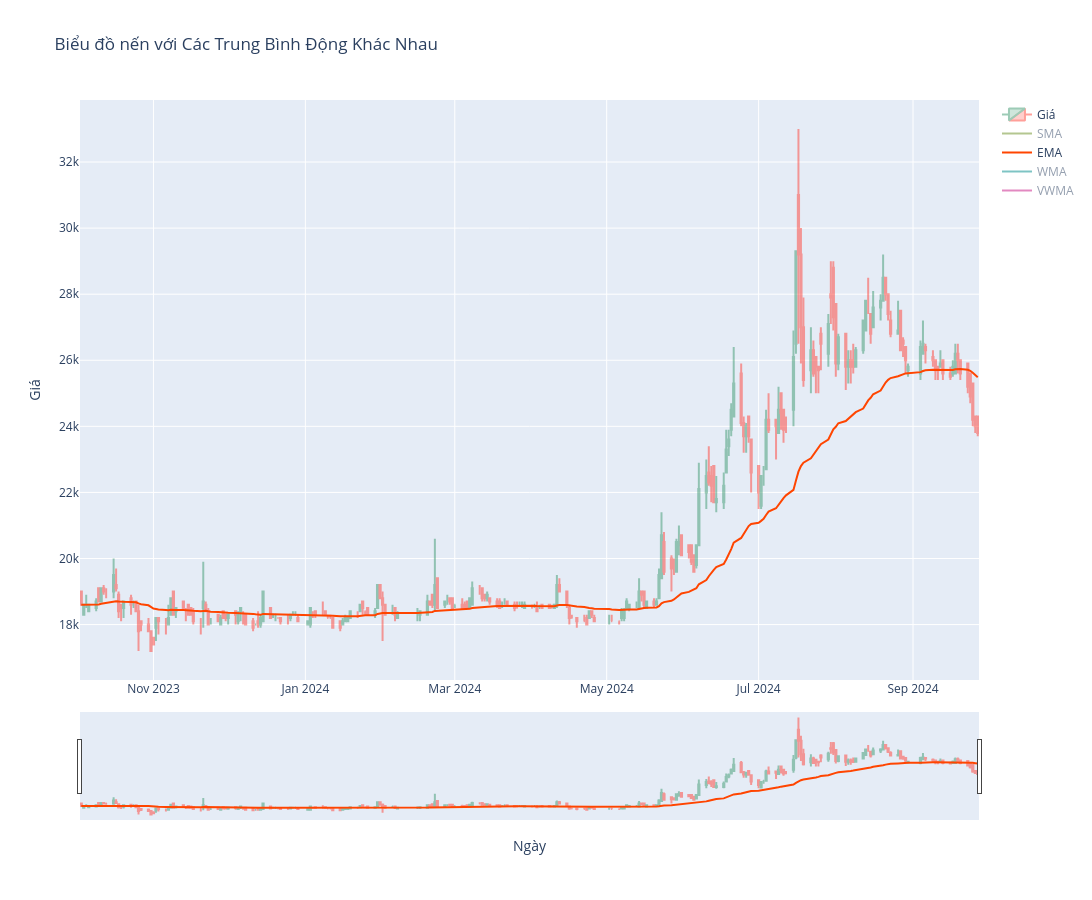

Notebook code for this chart:
### Markdown cell above
**Minh hoạ các đường MA trên cùng dữ liệu của một ngân hàng:**

### Code cell
def comparison_MA_4type(data, col='Đóng cửa', window_size=50):
    # Tính toán các loại trung bình động khác nhau
    data['SMA'] = SMA(data, period=window_size, column=col)
    data['EMA'] = EMA(data, period=window_size, column=col)
    data['WMA'] = WMA(data, period=window_size, column=col)
    data['VWMA'] = VWMA(data, period=window_size, column=col)

    # Tạo biểu đồ nến với các loại trung bình động khác nhau
    fig = go.Figure()

    # Biểu đồ nến
    fig.add_trace(go.Candlestick(x=data['Ngày'],
                                 open=data['Mở cửa'],
                                 high=data['Cao nhất'],
                                 low=data['Thấp nhất'],
                                 close=data[col],
                                 name='Giá',
                                 opacity=0.5))

    # SMA
    fig.add_trace(go.Scatter(x=data['Ngày'],
                             y=data['SMA'],
                             mode='lines',
                             name='SMA',
                             line=dict(color='olivedrab', width=2),
                             visible='legendonly'))

    # EMA
    fig.add_trace(go.Scatter(x=data['Ngày'],
                             y=data['EMA'],
                             mode='lines',
                             name='EMA',
                             line=dict(color='orangered', width=2),
                             visible=True))

    # WMA
    fig.add_trace(go.Scatter(x=data['Ngày'],
                             y=data['WMA'],
                             mode='lines',
                             name='WMA',
                             line=dict(color='darkcyan', width=2),
                             visible='legendonly'))

    # VWMA
    fig.add_trace(go.Scatter(x=data['Ngày'],
                             y=data['VWMA'],
                             mode='lines',
                             name='VWMA',
                             line=dict(color='mediumvioletred', width=2),
                             visible='legendonly'))

    # Cập nhật bố cục
    fig.update_layout(title='Biểu đồ nến với Các Trung Bình Động Khác Nhau',
                      xaxis_title='Ngày',
                      yaxis_title='Giá',
                      width=1200,
                      height=900)

    # Xóa output hiện tại và hiển thị biểu đồ mới
    clear_output(wait=True)
    display(control_widgets1)
    fig.show()

# Tạo widget cho tương tác
size_widget1 = widgets.Dropdown(
    options=[15, 20, 30, 50, 100, 120, 200],
    description='Kỳ hạn:',
    value=50
)

apply_button1 = widgets.Button(description="Áp dụng")

# Nhóm các widget trong một hàng
control_widgets1 = widgets.HBox([size_widget1, apply_button1])

# Hàm để cập nhật biểu đồ dựa trên kích thước cửa sổ
def update_plot(button):
    comparison_MA_4type(data, 'Đóng cửa', size_widget1.value)

# Liên kết nhấp chuột vào nút với hàm update_plot
apply_button1.on_click(update_plot)

# Hiển thị các widget
display(control_widgets1)

# Biểu đồ ban đầu
comparison_MA_4type(data, 'Đóng cửa', size_widget1.value)

### Figure 1 — Plotly figure (JSON) as saved in the notebook; plotly's stock layout.template omitted (floating-point values rounded to 4 significant figures; data arrays with more than 128 entries replaced by an {"elided": "..."} marker saying what was removed)
{"data": [{"close": {"elided": "247 str values"}, "high": {"elided": "247 str values"}, "low": {"elided": "247 str values"}, "name": "Giá", "opacity": 0.5, "open": {"elided": "247 str values"}, "type": "candlestick", "x": {"elided": "247 str values"}}, {"line": {"color": "olivedrab", "width": 2}, "mode": "lines", "name": "SMA", "type": "scatter", "visible": "legendonly", "x": {"elided": "247 str values"}, "y": {"elided": "247 int values"}}, {"line": {"color": "orangered", "width": 2}, "mode": "lines", "name": "EMA", "type": "scatter", "visible": true, "x": {"elided": "247 str values"}, "y": {"elided": "247 float values"}}, {"line": {"color": "darkcyan", "width": 2}, "mode": "lines", "name": "WMA", "type": "scatter", "visible": "legendonly", "x": {"elided": "247 str values"}, "y": {"elided": "247 float values"}}, {"line": {"color": "mediumvioletred", "width": 2}, "mode": "lines", "name": "VWMA", "type": "scatter", "visible": "legendonly", "x": {"elided": "247 str values"}, "y": {"elided": "247 float values"}}], "layout": {"height": 900, "title": {"text": "Biểu đồ nến với Các Trung Bình Động Khác Nhau"}, "width": 1200, "xaxis": {"title": {"text": "Ngày"}}, "yaxis": {"title": {"text": "Giá"}}}}
